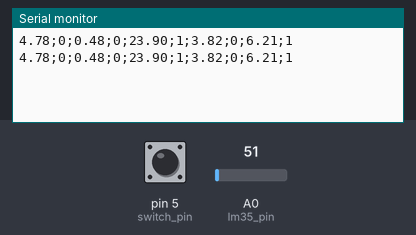
The sketch below on a simulated Arduino Uno, built with avr-gcc and run on an emulated ATmega328P. Parts: the last lines printed to the serial monitor. Inputs (shaded band) come from the test bench; at power-on: A0 (lm35_pin) = 51, pin 5 (switch_pin) HIGH.

Above: at 1.2 s.
1.3 s: A0 (lm35_pin) set to 61
At 2.6 s:
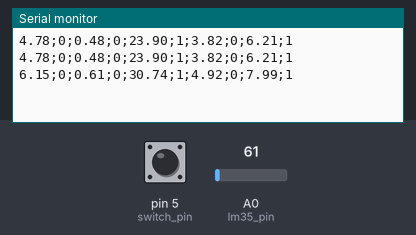
2.8 s: pin 5 (switch_pin) pulled LOW for 1 s
At 3.8 s:
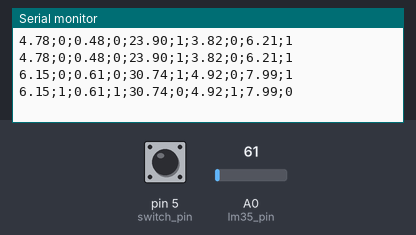
5.3 s: A0 (lm35_pin) set to 71
At 6.6 s:
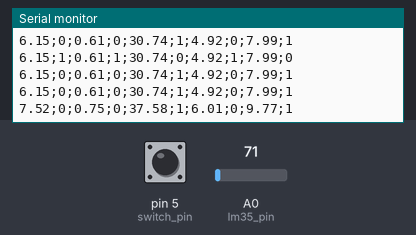
6.8 s: pin 5 (switch_pin) pulled LOW for 1 s
At 7.6 s:
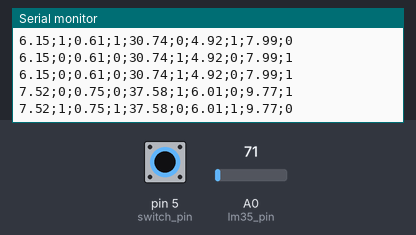
Timing chart, 0 to 9.8 s (numbered marks = the images above; inputs shaded):
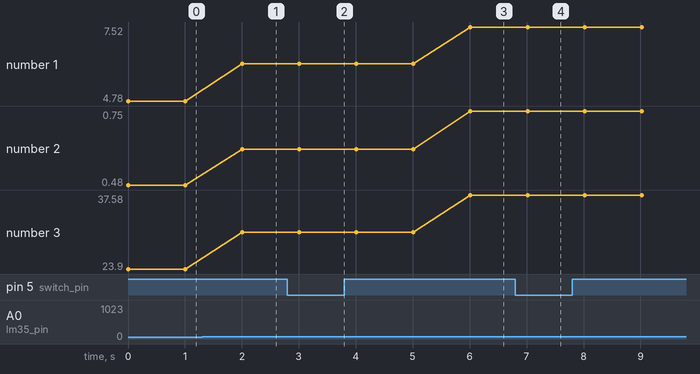

The sketch:

arduino.ino
```cpp
#include "DHT.h"
#define dht_type DHT11 //define qual o tipo de sensor DHTxx que se está utilizando


/**
* Configurações iniciais sobre os sensores
* DHT11, LM35, LDR5 e TCRT5000
*/

// int dht_pin = A1;
// DHT dht_1 = DHT(dht_pin, dht_type); //pode-se configurar diversos sensores DHTxx

int lm35_pin = A0, leitura_lm35 = 0;
float temperatura;

// int ldr_pin = A2, leitura_ldr = 0;

int switch_pin = 5;

void setup()
{
  Serial.begin(9600);
  // dht_1.begin();
  pinMode(switch_pin, INPUT);
}

void loop()
{
   /**
   * Bloco do DHT11
   */
//    float umidade = dht_1.readHumidity();
//    float temperatura = dht_1.readTemperature();
//    if (isnan(temperatura) or isnan(umidade))
//  {
//      Serial.println("Erro ao ler o DHT");
//  }
//  else
//  {
//    Serial.print(umidade);
//    Serial.print(";");
//    Serial.print(temperatura);
//    Serial.print(";");
//  }

 leitura_lm35 = analogRead(lm35_pin);
 temperatura = (5.0/1023) * leitura_lm35 * 100;
 float temperaturaSimulada = temperatura*0.28-2.2;
 float temperaturaCongelante = temperaturaSimulada * 0.1;
 float temperaturaDerretendo = temperaturaSimulada * 5;
 float temperaturaFria = temperaturaSimulada * 0.8;
 float temperaturaQuente = temperaturaSimulada * 1.3;
 Serial.print(temperaturaSimulada);
 Serial.print(";");

//  leitura_ldr = analogRead(ldr_pin);
//  Serial.print(leitura_ldr);
//  Serial.print(";");
/**
* Bloco do TCRT5000
*/
if(digitalRead(switch_pin) == LOW){
  Serial.print(1);

}
    else {
Serial.print(0);

}
  Serial.print(";");
  Serial.print(temperaturaCongelante);
  Serial.print(";");
  if(digitalRead(switch_pin) == LOW){
    Serial.print(1);
  }else{
    Serial.print(0);
  }

  Serial.print(";");
  Serial.print(temperaturaDerretendo);
  Serial.print(";");
  if(digitalRead(switch_pin) == LOW){
    Serial.print(0);
  }else{
    Serial.print(1);
  }

  Serial.print(";");
  Serial.print(temperaturaFria);
  Serial.print(";");
  if(digitalRead(switch_pin) == LOW){
    Serial.print(1);
  }else{
    Serial.print(0);
  }

  Serial.print(";");
  Serial.print(temperaturaQuente);
  Serial.print(";");
  if(digitalRead(switch_pin) == LOW){
    Serial.println(0);
  }else{
    Serial.println(1);
  }

  delay(1000);

}
```

Measured:
- after the input at 1.3 s, the serial monitor: prints a new line after 0.71 s (image 1)
- after the input at 2.8 s, the serial monitor: prints a new line after 0.21 s (image 2)
- after the input at 5.3 s, the serial monitor: prints a new line after 0.71 s (image 3)
- after the input at 6.8 s, the serial monitor: prints a new line after 0.22 s (image 4)
- plotted number 1: 4.78 → 6.15 after the input at 1.3 s, 6.15 → 7.52 after the input at 5.3 s
- plotted number 2: 0.48 → 0.61 after the input at 1.3 s, 0.61 → 0.75 after the input at 5.3 s
- plotted number 3: 23.9 → 30.74 after the input at 1.3 s, 30.74 → 37.58 after the input at 5.3 s
